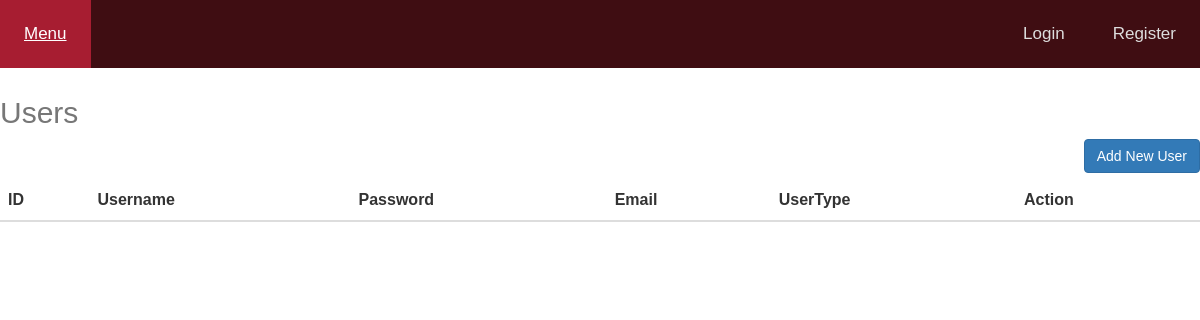
The app's page /users.php, older data.
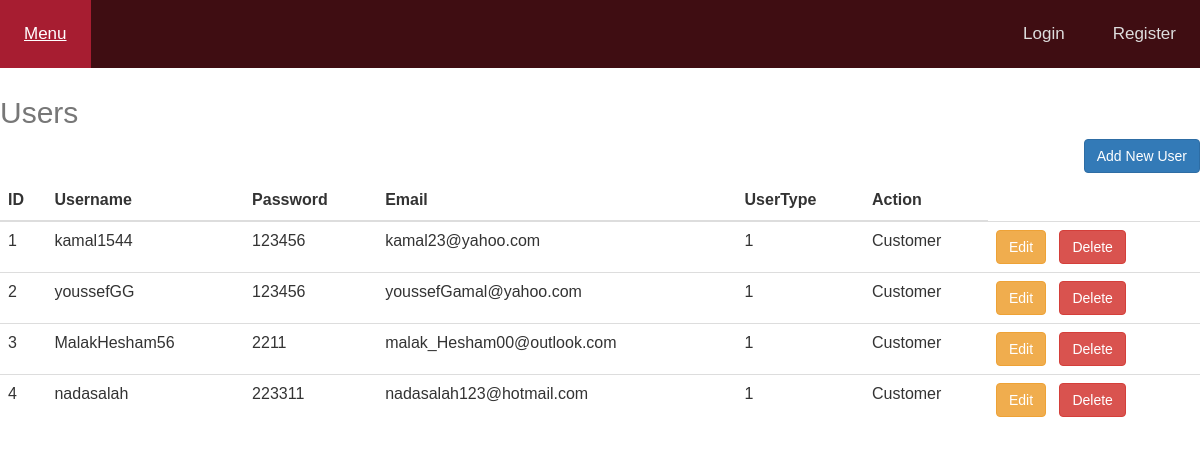
The same page, newer data.
### tables this page shows
CREATE TABLE `person` (
  `ID` int(11) NOT NULL,
  `Name` varchar(300) NOT NULL,
  `Password` int(11) NOT NULL,
  `UserType` int(11) NOT NULL,
  `Email` varchar(320) NOT NULL
);

### php/classes.php (the view, shortened to what this page needs)
<?php
class Employee extends User{
  public $conn;
  function create_connection(){
      $this->conn = new mysqli("localhost", "root", "", "coffee_shop");
  }
    public function viewUsers()
    {
      $displayUsersSQL = "SELECT * FROM person";
      $result = mysqli_query($this->conn,$displayUsersSQL);
      while ($row = mysqli_fetch_array($result)) {
         echo "<tr>";
         echo "<td>" . $row['ID'] . "</td>";
         echo "<td>" . $row['Name'] . "</td>";
         echo "<td>" . $row['Password'] . "</td>";
         echo "<td>" . $row['Email'] . "</td>";
         echo "<td>" . $row['UserType'] . "</td>";
         if($row['UserType']==1){echo "<td>Customer</td>";}
         else echo "<td>Employee</td>";
         echo "<td><a class='btn btn-warning' href='edit.php'>Edit</a> &nbsp;
         <a class='btn btn-danger' href='delete.php'>Delete</a></td>";
         echo "</tr>";
    }
  }
}
?>

### NavBar/navBar.php (shortened to what this page needs)
<html>
<head>
<link rel="stylesheet" href="../NavBar/navBar.css">
<link rel="stylesheet" href="https://cdnjs.cloudflare.com/ajax/libs/font-awesome/4.7.0/css/font-awesome.min.css">
</head>
<body>
<div class="topnav">
  <a class="active" href="/Coffee-Shop/viewMenu.php">Menu</a>
    <div class="topnav-right">
          <?php
          if (empty($_SESSION['username'])){
            echo '<a href="/Coffee-Shop/login.php">Login</a>
                  <a href="/Coffee-Shop/Registration/SignUp.php">Register</a>';
          }
           ?>
   </div>
</div>
</body>
</html>

### users.php (shortened to what this page needs)
<?php
    include ('NavBar/navBar.php');
    include ('php/classes.php');
    $employee = new Employee();
?>
<html>
    <head>
        <link rel="stylesheet" href="https://maxcdn.bootstrapcdn.com/bootstrap/3.4.1/css/bootstrap.min.css">
    </head>
    <body>
        <table class="table">
            <caption><h2>Users</h2> <button  id="addNewUser"class="btn btn-primary" style="position: relative; margin-right: 0px;float:right;">Add New User</button></caption>
            <thead>
                <th>ID</th>
                <th>Username</th>
                <th>Password</th>
                <th>Email</th>
                <th>UserType</th>
                <th>Action</th>
            </thead>
            <tbody>
                    <?php
                       $employee ->viewUsers();
                    ?>
            </tbody>
        </table>
    </body>

### NavBar/navBar.css (style rules this page uses)
body { margin: 0; font-family: Arial, Helvetica, sans-serif; }
.topnav { overflow: hidden; background-color: #3F0D12; }
.topnav-right { float:right; }
.topnav a { float: left; color: #ddd; text-align: center; padding: 22px 24px; text-decoration: none; font-size: 17px; }
.topnav a.active { background-color: #A71D31; color: white; }

### users.php (style rules this page uses)
body { font-family: Arial, Helvetica, sans-serif; }

Row changes from the older to the newer data that the page shows:
added person: ID "1", Name "kamal1544", Password "123456", Email "kamal23@yahoo.com", UserType "1", shows "Customer"
added person: ID "2", Name "youssefGG", Password "123456", Email "youssefGamal@yahoo.com", UserType "1", shows "Customer"
added person: ID "3", Name "MalakHesham56", Password "2211", Email "malak_Hesham00@outlook.com", UserType "1", shows "Customer"
added person: ID "4", Name "nadasalah", Password "223311", Email "nadasalah123@hotmail.com", UserType "1", shows "Customer"
